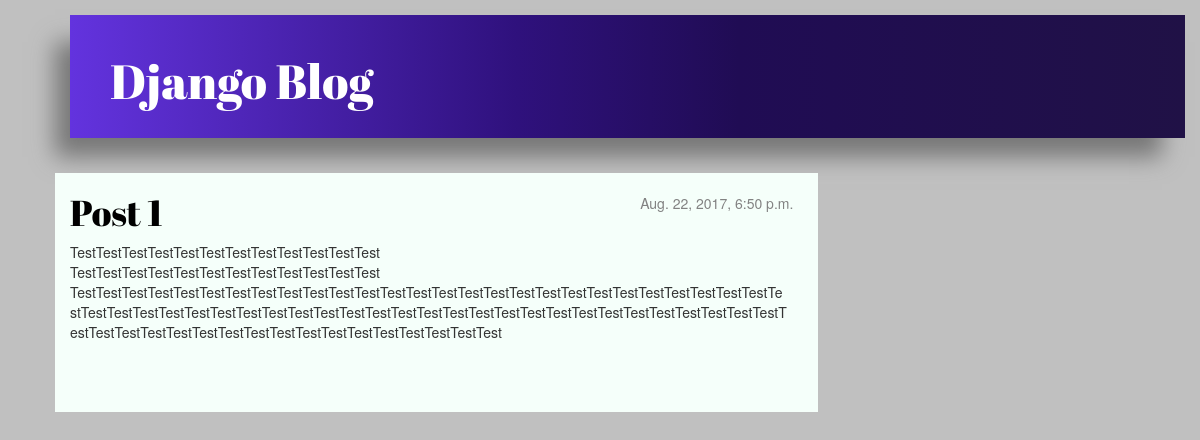
The app's page /post/1/ with its own data.
### Spalah_Django/models.py (models this page shows, shortened)
class Post(models.Model):
    author = models.ForeignKey('auth.User')
    title = models.CharField(max_length=200)
    text = models.TextField()
    created_date = models.DateTimeField(
        default=timezone.now)
    published_date = models.DateTimeField(
        blank=True, null=True)

### Spalah_Django/views.py (the view)
# urls.py: url(r'^post/(?P<pk>[0-9]+)/$', views.post_detail, name='post_detail'),
def post_detail(request, pk):
    post = get_object_or_404(Post, pk=pk)
    return render(request, 'blog/post_detail.html', {'post': post})

### templates/blog/post_detail.html (shortened to what this page needs)
{% extends 'blog/base.html' %}
{% block content %}
    <div class="post">
        {% if post.published_date %}
            <div class="date">
                {{ post.published_date }}
            </div>
        {% endif %}
        <h1><a>{{ post.title }}</a></h1>
        <p>{{ post.text|linebreaksbr }}</p>
    </div>
{% endblock %}

### static/css/apps.css (style rules this page uses)
h1 a { color: #2E0694; font-family: 'Abril Fatface', cursive; }
body { padding-left: 15px; background-color: silver; }
p { word-wrap: break-word; margin-right: 15px }
h1, h2, h3, h4 { font-family: 'Lobster', cursive; }
.date { float: right; color: #828282; margin-right: 10px; }
.post { margin-bottom: 70px; }
.post h1 a, .post h1 a:visited { color: #000000; }

### records on screen
Post: published_date "Aug. 22, 2017, 6:50 p.m.", title "Post 1", text "TestTestTestTestTestTestTestTestTestTestTestTest TestTestTestTestTestTestTestTestTestTestTestTest TestTestTestTestTestTestTestTestTestTestTestTestTestTestTestTestTestTestTestTestTestTestTestTestTestTestTestTestTestTestTestTestTestTestTestTestTestTestTestTestTestTestTestTestTestTestTestTestTestTestTestTestTestTestTestTestTestTestTestTestTestTestTestTestTestTestTestTestTestTestTestTest"
